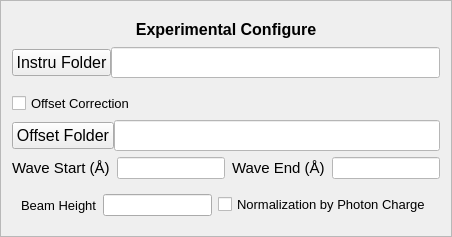
       <widget class="QFrame" name="frame_3">
        <property name="sizePolicy">
         <sizepolicy hsizetype="Preferred" vsizetype="Expanding">
          <horstretch>0</horstretch>
          <verstretch>0</verstretch>
         </sizepolicy>
        </property>
        <property name="styleSheet">
         <string notr="true">QFrame#frame_3 {
	background-color: rgb(248, 254, 255);
	border: 2px solid rgb(205, 255, 255);
}

QPushButton {
    background-color: none; /* 不设置背景色，使用默认样式 */
}</string>
        </property>
        <property name="frameShape">
         <enum>QFrame::StyledPanel</enum>
        </property>
        <property name="frameShadow">
         <enum>QFrame::Raised</enum>
        </property>
        <layout class="QGridLayout" name="gridLayout_3">
         <item row="3" column="0">
          <widget class="QWidget" name="widget_13" native="true">
           <property name="sizePolicy">
            <sizepolicy hsizetype="Expanding" vsizetype="Expanding">
             <horstretch>0</horstretch>
             <verstretch>0</verstretch>
            </sizepolicy>
           </property>
           <layout class="QHBoxLayout" name="horizontalLayout_16">
            <property name="spacing">
             <number>0</number>
            </property>
            <property name="leftMargin">
             <number>0</number>
            </property>
            <property name="topMargin">
             <number>0</number>
            </property>
            <property name="rightMargin">
             <number>0</number>
            </property>
            <property name="bottomMargin">
             <number>0</number>
            </property>
            <item>
             <widget class="QPushButton" name="offset_file_button">
              <property name="sizePolicy">
               <sizepolicy hsizetype="Minimum" vsizetype="Fixed">
                <horstretch>0</horstretch>
                <verstretch>0</verstretch>
               </sizepolicy>
              </property>
              <property name="font">
               <font>
                <family>Arial</family>
                <pointsize>12</pointsize>
                <weight>50</weight>
                <bold>false</bold>
               </font>
              </property>
              <property name="text">
               <string>Offset Folder</string>
              </property>
             </widget>
            </item>
            <item>
             <widget class="QLineEdit" name="cal_path">
              <property name="font">
               <font>
                <family>3ds</family>
                <pointsize>12</pointsize>
               </font>
              </property>
              <property name="styleSheet">
               <string notr="true">background-color: rgb(255, 255, 255);</string>
              </property>
             </widget>
            </item>
           </layout>
          </widget>
         </item>
         <item row="2" column="0">
          <widget class="QWidget" name="widget_15" native="true">
           <property name="sizePolicy">
            <sizepolicy hsizetype="Expanding" vsizetype="Expanding">
             <horstretch>0</horstretch>
             <verstretch>0</verstretch>
            </sizepolicy>
           </property>
           <layout class="QHBoxLayout" name="horizontalLayout_15">
            <property name="spacing">
             <number>0</number>
            </property>
            <property name="leftMargin">
             <number>0</number>
            </property>
            <property name="rightMargin">
             <number>0</number>
            </property>
            <property name="bottomMargin">
             <number>0</number>
            </property>
            <item>
             <widget class="QCheckBox" name="has_cal">
              <property name="font">
               <font>
                <family>Arial</family>
                <pointsize>10</pointsize>
               </font>
              </property>
              <property name="text">
               <string>Offset Correction</string>
              </property>
             </widget>
            </item>
           </layout>
          </widget>
         </item>
         <item row="5" column="0">
          <widget class="QWidget" name="widget_4" native="true">
           <property name="sizePolicy">
            <sizepolicy hsizetype="Expanding" vsizetype="Expanding">
             <horstretch>0</horstretch>
             <verstretch>0</verstretch>
            </sizepolicy>
           </property>
           <layout class="QHBoxLayout" name="horizontalLayout_27">
            <item>
             <widget class="QLabel" name="label_13">
              <property name="font">
               <font>
                <family>Arial</family>
                <pointsize>10</pointsize>
               </font>
              </property>
              <property name="text">
               <string>Beam Height</string>
              </property>
              <property name="buddy">
               <cstring>beam_height</cstring>
              </property>
             </widget>
            </item>
            <item>
             <widget class="QLineEdit" name="beam_height"/>
            </item>
            <item>
             <widget class="QCheckBox" name="norm_by_pc">
              <property name="font">
               <font>
                <family>Arial</family>
                <pointsize>10</pointsize>
               </font>
              </property>
              <property name="text">
               <string>Normalization by Photon Charge</string>
              </property>
             </widget>
            </item>
           </layout>
          </widget>
         </item>
         <item row="1" column="0">
          <widget class="QWidget" name="widget_7" native="true">
           <property name="sizePolicy">
            <sizepolicy hsizetype="Expanding" vsizetype="Expanding">
             <horstretch>0</horstretch>
             <verstretch>0</verstretch>
            </sizepolicy>
           </property>
           <layout class="QHBoxLayout" name="horizontalLayout_6" stretch="1,10">
            <property name="spacing">
             <number>0</number>
            </property>
            <property name="leftMargin">
             <number>0</number>
            </property>
            <property name="topMargin">
             <number>2</number>
            </property>
            <property name="rightMargin">
             <number>0</number>
            </property>
            <property name="bottomMargin">
             <number>0</number>
            </property>
            <item>
             <widget class="QPushButton" name="instru_path_button">
              <property name="sizePolicy">
               <sizepolicy hsizetype="Minimum" vsizetype="Fixed">
                <horstretch>0</horstretch>
                <verstretch>0</verstretch>
               </sizepolicy>
              </property>
              <property name="minimumSize">
               <size>
                <width>0</width>
                <height>0</height>
               </size>
              </property>
              <property name="maximumSize">
               <size>
                <width>16777215</width>
                <height>16777215</height>
               </size>
              </property>
              <property name="font">
               <font>
                <family>Arial</family>
                <pointsize>12</pointsize>
                <weight>50</weight>
                <bold>false</bold>
               </font>
              </property>
              <property name="text">
               <string>Instru Folder</string>
              </property>
             </widget>
            </item>
            <item>
             <widget class="QLineEdit" name="param_path">
              <property name="sizePolicy">
               <sizepolicy hsizetype="Expanding" vsizetype="Fixed">
                <horstretch>0</horstretch>
                <verstretch>0</verstretch>
               </sizepolicy>
              </property>
              <property name="font">
               <font>
                <family>3ds</family>
                <pointsize>12</pointsize>
               </font>
              </property>
              <property name="styleSheet">
               <string notr="true">background-color: rgb(255, 255, 255);</string>
              </property>
              <property name="readOnly">
               <bool>false</bool>
              </property>
             </widget>
            </item>
           </layout>
          </widget>
         </item>
         <item row="0" column="0">
          <widget class="QWidget" name="widget_17" native="true">
           <property name="sizePolicy">
            <sizepolicy hsizetype="Expanding" vsizetype="Expanding">
             <horstretch>0</horstretch>
             <verstretch>0</verstretch>
            </sizepolicy>
           </property>
           <property name="minimumSize">
            <size>
             <width>0</width>
             <height>27</height>
            </size>
           </property>
           <property name="maximumSize">
            <size>
             <width>16777215</width>
             <height>27</height>
            </size>
           </property>
           <layout class="QHBoxLayout" name="horizontalLayout_14">
            <property name="spacing">
             <number>0</number>
            </property>
            <property name="leftMargin">
             <number>0</number>
            </property>
            <property name="topMargin">
             <number>7</number>
            </property>
            <property name="rightMargin">
             <number>0</number>
            </property>
            <property name="bottomMargin">
             <number>0</number>
            </property>
            <item>
             <widget class="QLabel" name="label_8">
              <property name="minimumSize">
               <size>
                <width>0</width>
                <height>0</height>
               </size>
              </property>
              <property name="maximumSize">
               <size>
                <width>16777215</width>
                <height>27</height>
               </size>
              </property>
              <property name="font">
               <font>
                <family>Arial</family>
                <pointsize>12</pointsize>
                <weight>75</weight>
                <bold>true</bold>
               </font>
              </property>
              <property name="text">
               <string>Experimental Configure</string>
              </property>
              <property name="alignment">
               <set>Qt::AlignCenter</set>
              </property>
             </widget>
            </item>
           </layout>
          </widget>
         </item>
         <item row="4" column="0">
          <widget class="QWidget" name="widget_14" native="true">
           <property name="sizePolicy">
            <sizepolicy hsizetype="Expanding" vsizetype="Expanding">
             <horstretch>0</horstretch>
             <verstretch>0</verstretch>
            </sizepolicy>
           </property>
           <layout class="QHBoxLayout" name="horizontalLayout_17">
            <property name="spacing">
             <number>7</number>
            </property>
            <property name="leftMargin">
             <number>0</number>
            </property>
            <property name="topMargin">
             <number>0</number>
            </property>
            <property name="rightMargin">
             <number>0</number>
            </property>
            <property name="bottomMargin">
             <number>0</number>
            </property>
            <item>
             <widget class="QLabel" name="label_9">
              <property name="sizePolicy">
               <sizepolicy hsizetype="Preferred" vsizetype="Fixed">
                <horstretch>0</horstretch>
                <verstretch>0</verstretch>
               </sizepolicy>
              </property>
              <property name="font">
               <font>
                <family>Arial</family>
                <pointsize>11</pointsize>
               </font>
              </property>
              <property name="text">
               <string>Wave Start (Å)</string>
              </property>
              <property name="buddy">
               <cstring>wave_start_text</cstring>
              </property>
             </widget>
            </item>
            <item>
             <widget class="QLineEdit" name="wave_start_text">
              <property name="sizePolicy">
               <sizepolicy hsizetype="Expanding" vsizetype="Fixed">
                <horstretch>0</horstretch>
                <verstretch>0</verstretch>
               </sizepolicy>
              </property>
              <property name="styleSheet">
               <string notr="true">background-color: rgb(255, 255, 255);</string>
              </property>
              <property name="echoMode">
               <enum>QLineEdit::Normal</enum>
              </property>
             </widget>
            </item>
            <item>
             <widget class="QLabel" name="label_10">
              <property name="sizePolicy">
               <sizepolicy hsizetype="Preferred" vsizetype="Fixed">
                <horstretch>0</horstretch>
                <verstretch>0</verstretch>
               </sizepolicy>
              </property>
              <property name="font">
               <font>
                <family>Arial</family>
                <pointsize>11</pointsize>
               </font>
              </property>
              <property name="text">
               <string>Wave End (Å)</string>
              </property>
              <property name="buddy">
               <cstring>wave_end_text</cstring>
              </property>
             </widget>
            </item>
            <item>
             <widget class="QLineEdit" name="wave_end_text">
              <property name="styleSheet">
               <string notr="true">background-color: rgb(255, 255, 255);</string>
              </property>
             </widget>
            </item>
           </layout>
          </widget>
         </item>
        </layout>
       </widget>
